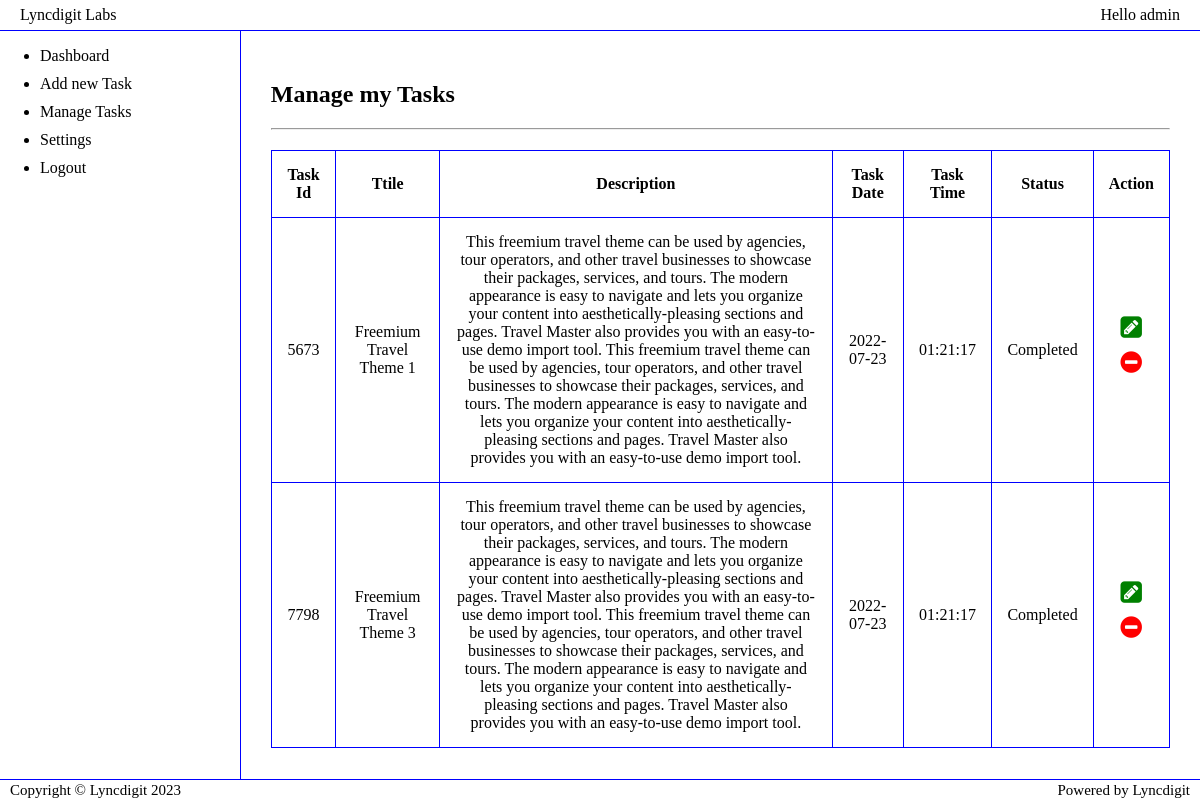
The page /manage-tasks/index.php (signed in) on the database its author committed.
### tables this page shows
CREATE TABLE `tasks` (
  `slno` int(255) NOT NULL,
  `taskid` int(255) NOT NULL,
  `userid` varchar(255) NOT NULL,
  `title` varchar(255) NOT NULL,
  `description` longtext NOT NULL,
  `task_date` date NOT NULL,
  `task_time` time NOT NULL,
  `is_completed` tinyint(1) NOT NULL DEFAULT 0,
  `created_on` timestamp NOT NULL DEFAULT current_timestamp()
);

### manage-tasks/index.php (the view, shortened to what this page needs)
<?php
include_once "../config.php";
$current_user = ___CURRENT_USER___;
$query = "SELECT * FROM `tasks` WHERE `tasks`.`userid` = '$current_user' ORDER BY `tasks`.`created_on` ASC";
$run_query = mysqli_query($conn, $query);
?>
<!DOCTYPE html>
<html lang="en">
<head>
    <link rel="stylesheet" href="https://cdnjs.cloudflare.com/ajax/libs/font-awesome/4.7.0/css/font-awesome.min.css">
    <link rel="stylesheet" href="<?= ___ABS_PATH___ ?>styles/style001.css">
</head>
<body>
    <?php
    include_once "../assets/header.php";
    ?>
    <section>
        <?php
        include_once "../assets/sidebar.php";
        ?>
        <div class="tms-main-container">
            <h1>Manage my Tasks</h1>
            <hr />
            <div class="task-posts-container">
                <table>
                    <tr>
                        <th>Task Id</th>
                        <th>Ttile</th>
                        <th>Description</th>
                        <th>Task Date</th>
                        <th>Task Time</th>
                        <th>Status</th>
                        <th>Action</th>
                    </tr>
                    <?php
                    if (mysqli_num_rows($run_query) > 0) {
                        while ($row = mysqli_fetch_assoc($run_query)) {
                            echo '<tr>';
                            echo '<td>' . $row['taskid'] . '</td>';
                            echo '<td>' . $row['title'] . '</td>';
                            echo '<td>' . $row['description'] . '</td>';
                            echo '<td>' . $row['task_date'] . '</td>';
                            echo '<td>' . $row['task_time'] . '</td>';
                            if($row['is_completed'] == 1){
                                echo '<td>Completed</td>';
                            } else {
                                echo '<td>Pending</td>';
                            }
                            echo '
                                <td>
                                    <div class="actions-column">
                                        <a href="./edit-task?taskid=' . $row['taskid'] . '"><i class="fa fa-pencil-square edit-square" aria-hidden="true"></i></a>
                                        <a href="./delete-task?taskid=' . $row['taskid'] . '"><i class="fa fa-minus-circle remove-circle" aria-hidden="true"></i></a>
                                    </div>
                                </td>
                            ';
                            echo '</tr>';
                        }
                    } else {
                        echo '<tr><td colspan="7">No tasks found to manage!</td></tr>';
                    }
                    ?>
                </table>
            </div>
        </div>
    </section>
    <?php
    include_once "../assets/footer.php";
    ?>
</body>
</html>

### styles/style001.css (style rules this page uses)
html, body { height: 100%; width: 100%; margin: 0; padding: 0; box-sizing: border-box; display: flex; flex-direction: column; background-color: white; }
body { position: relative; }
a { all: unset; cursor: pointer; }
section { height: calc(100% - 50px); width: 100%; display: flex; flex-direction: row; }
section .tms-main-container { width: calc(80% - 60px); height: calc(100% - 60px); padding: 30px; overflow-y: auto; }
section .tms-main-container .task-posts-container { height: auto; width: 100%; margin-top: 20px; display: flex; flex-direction: column; }
section .tms-main-container .task-posts-container table { width: 100%; border-collapse: collapse; }
section .tms-main-container .task-posts-container table tr { text-align: center; }
section .tms-main-container .task-posts-container table th, section .tms-main-container .task-posts-container table td { border: 1px solid blue; padding: 15px; }
section .tms-main-container .task-posts-container table th .actions-column, section .tms-main-container .task-posts-container table td .actions-column { display: flex; flex-direction: column; }
section .tms-main-container .task-posts-container table th .actions-column i, section .tms-main-container .task-posts-container table td .actions-column i { color: blue; font-size: 25px; margin-bottom: 10px; cursor: pointer; }
section .tms-main-container .task-posts-container table th .actions-column .remove-circle, section .tms-main-container .task-posts-container table td .actions-column .remove-circle { color: red; }
section .tms-main-container .task-posts-container table th .actions-column .edit-square, section .tms-main-container .task-posts-container table td .actions-column .edit-square { color: green; }

### rows shown on the page
tasks: taskid "5673", title "Freemium Travel Theme 1", description "This freemium travel theme can be used by agencies, tour operators, and other travel businesses to showcase their packages, services, and tours. The modern appearance is easy to navigate and lets you organize your content into aesthetically-pleasing sections and pages. Travel Master also provides you with an easy-to-use demo import tool. This freemium travel theme can be used by agencies, tour operators, and other travel businesses to showcase their packages, services, and tours. The modern appearance is easy to navigate and lets you organize your content into aesthetically-pleasing sections and pages. Travel Master also provides you with an easy-to-use demo import tool.", task_date "2022-07-23", task_time "01:21:17", is_completed "Completed"
tasks: taskid "7798", title "Freemium Travel Theme 3", description "This freemium travel theme can be used by agencies, tour operators, and other travel businesses to showcase their packages, services, and tours. The modern appearance is easy to navigate and lets you organize your content into aesthetically-pleasing sections and pages. Travel Master also provides you with an easy-to-use demo import tool. This freemium travel theme can be used by agencies, tour operators, and other travel businesses to showcase their packages, services, and tours. The modern appearance is easy to navigate and lets you organize your content into aesthetically-pleasing sections and pages. Travel Master also provides you with an easy-to-use demo import tool.", task_date "2022-07-23", task_time "01:21:17", is_completed "Completed"

### other values the page prints
$_SESSION['tms_userid'] "admin"
